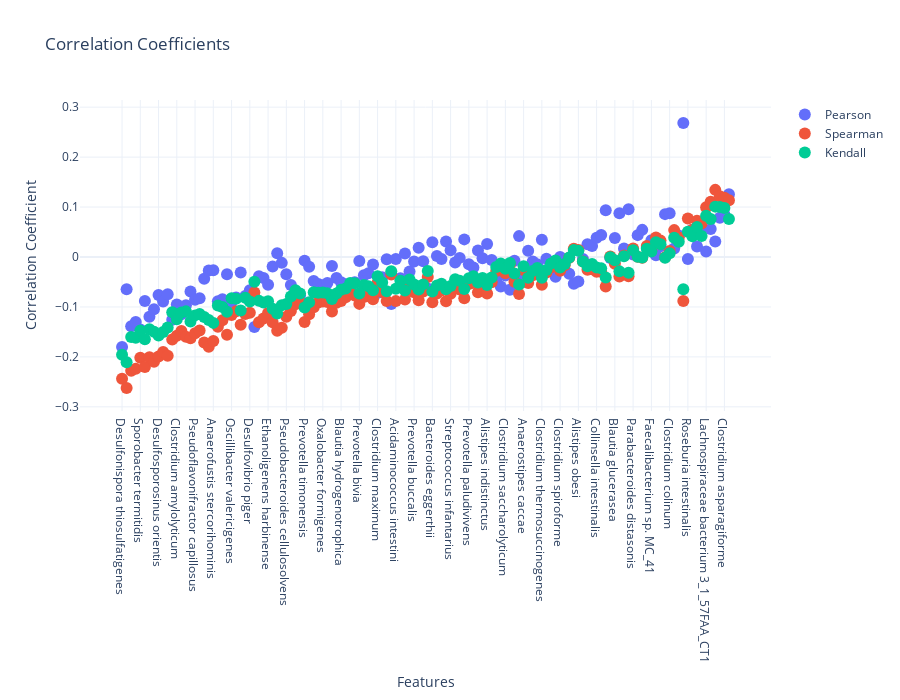

The notebook cell this image was saved under:
### Code cell
corr_array, sorted_bacteria = correlation_coefficients(
    bacteria,
    bmi
)

### Figure 1 — Plotly figure (JSON) as saved in the notebook; plotly's stock layout.template omitted (floating-point values rounded to 4 significant figures; data arrays with more than 128 entries replaced by an {"elided": "..."} marker saying what was removed)
{"data": [{"marker": {"size": 12}, "mode": "markers", "name": "Pearson", "type": "scatter", "x": {"elided": "134 str values"}, "y": {"elided": "134 float values"}}, {"marker": {"size": 12}, "mode": "markers", "name": "Spearman", "type": "scatter", "x": {"elided": "134 str values"}, "y": {"elided": "134 float values"}}, {"marker": {"size": 12}, "mode": "markers", "name": "Kendall", "type": "scatter", "x": {"elided": "134 str values"}, "y": {"elided": "134 float values"}}], "layout": {"height": 700, "title": {"text": "Correlation Coefficients"}, "xaxis": {"title": {"text": "Features"}}, "yaxis": {"title": {"text": "Correlation Coefficient"}}}}
